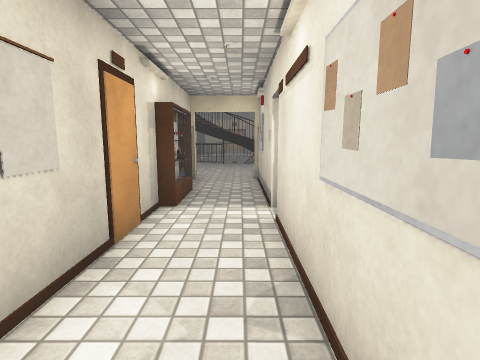
view 1 (above)

21 first-person views from a walk through a 3-D level made in the Unity game engine. The camera is 1.3 m above the floor, tilts 8° down and sees 80° across. The floor is counted in squares, 1 m on a side. Each view is taken from the middle of a square. On the plan, view 1 faces up. The plan holds only what a view shows up to about 13 squares ahead; the rest is blank. The place goes on beyond the plan. The player is left out. Door leaves are left out, so doorways stand open. Surface patterns are stand-ins for the level's own textures.

view 2
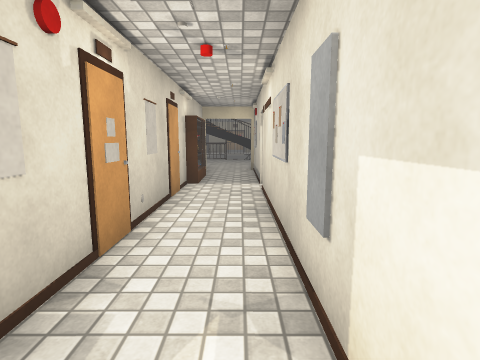

view 3
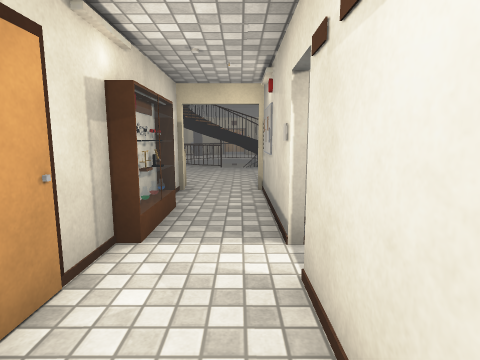

view 4
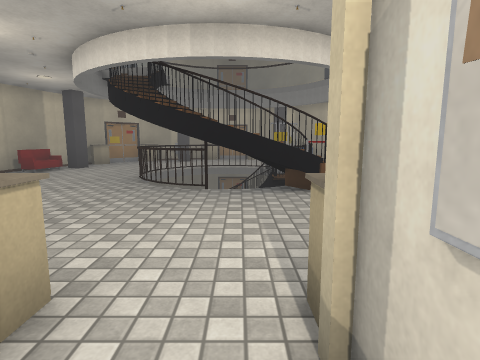

view 5
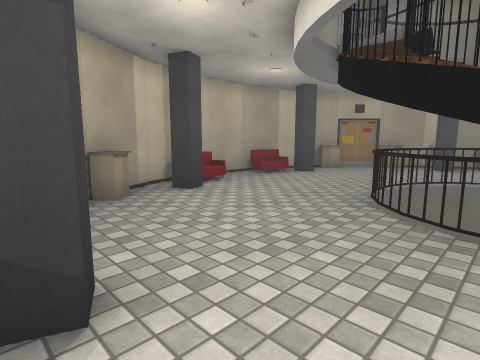

view 6
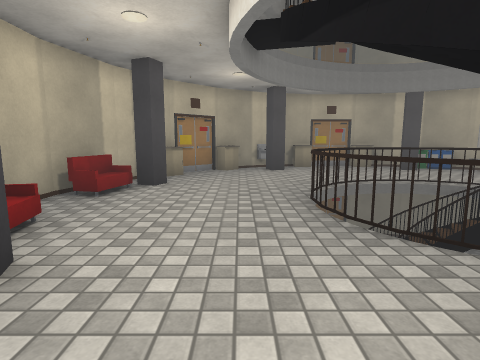

view 7
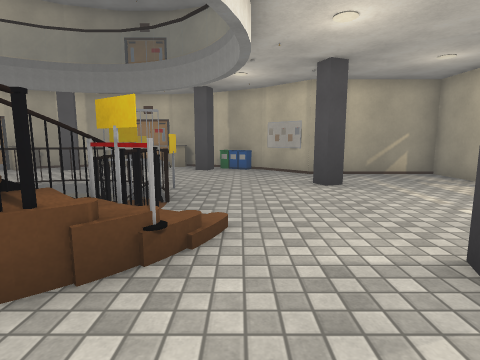

view 8
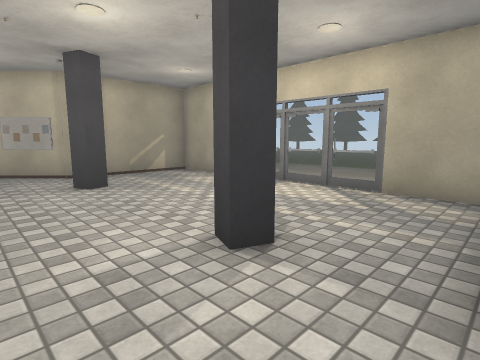

view 9
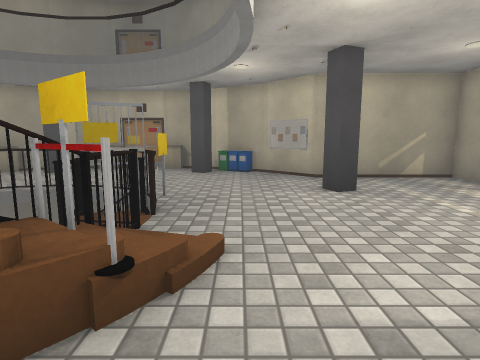

view 10
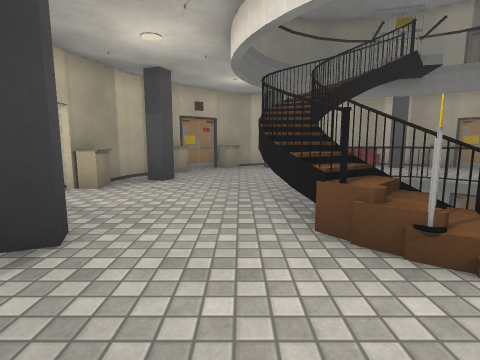

view 11
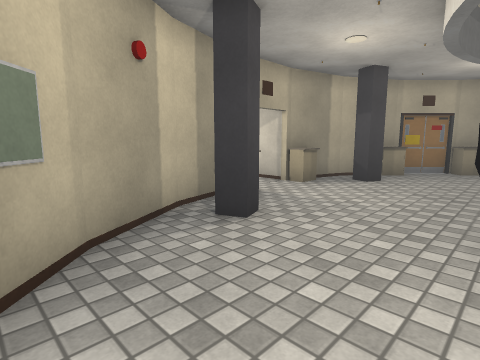

view 12
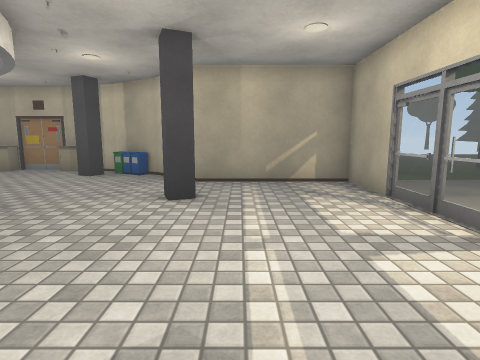

view 13
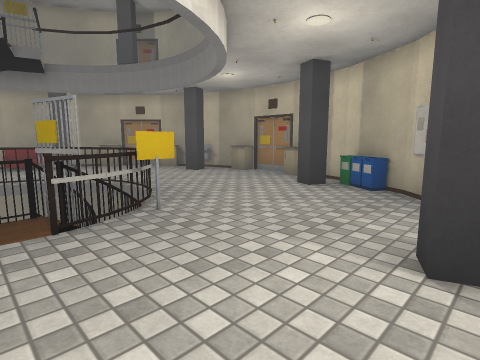

view 14
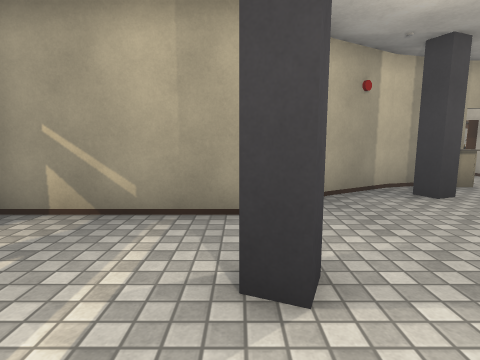

view 15
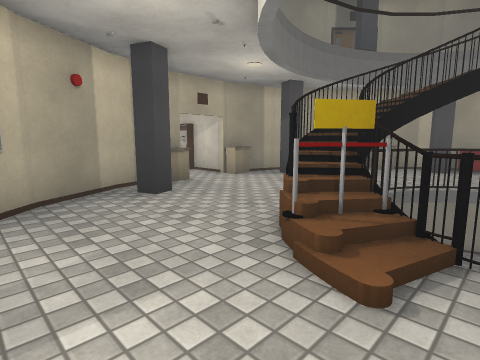

view 16
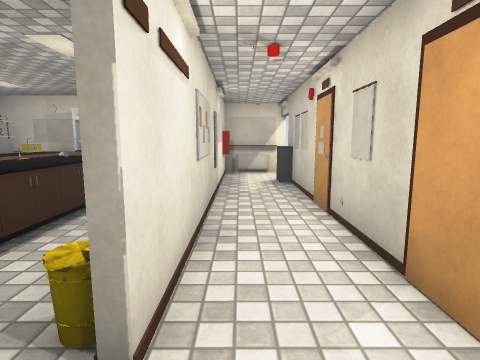

view 17
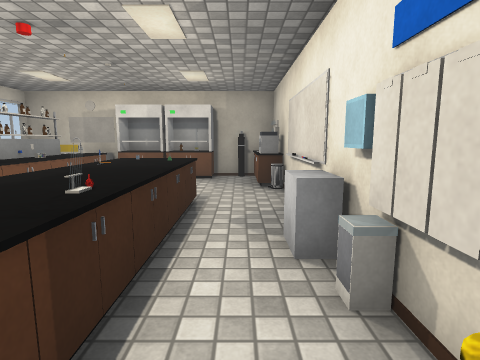

view 18
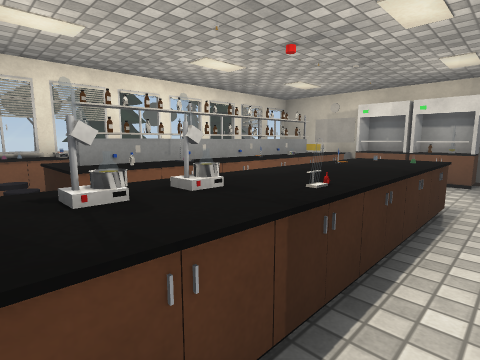

view 19
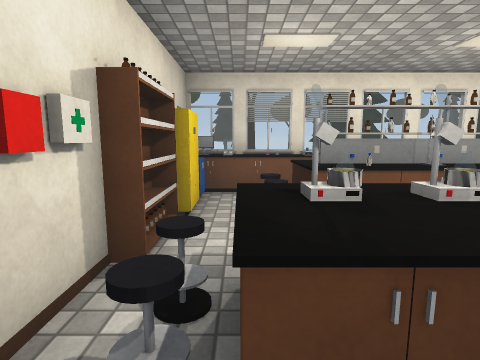

view 20
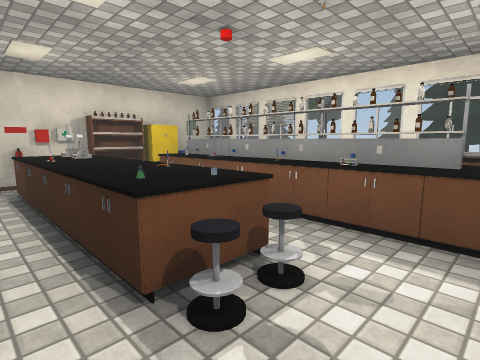

view 21
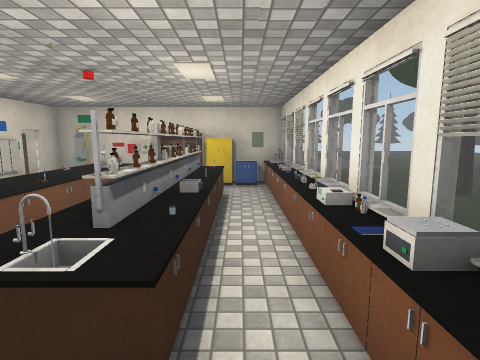

### Floor plan
Key: @ floor where view 1 was taken; # wall or solid block; x gap in a wall; . floor; / step, stairs or slope; D open door; = window, fence, low wall or low ledge; ^ raised ledge; v drop or lower ground; O other object.
Columns run from 10 left of view 1 to 13 right of it. Each row starts with its distance up from view 1.
 28          ###
 27       ##^..^###
 26     ####....#  #
 25    ##...........#
 24   ##.............######.
 23   #...................#.
 22  ###.............#....#.
 21  ###....=vv=#.........=.
 20 ##.....= vvvO.........=.
 19 #......v    O.........=
 18 #......v   vO.........=
 17 ##.....=    OO........=
 16  ###....xvvOOO...#....=
 15  ###....##^^O.........#
 14   #...................#
 13   ##.............######
 12    ##.##........#
 11     ####....####
 10      ###^DD^###
  9         #DD#
  8         #..#
  7         #=.##########
  6         #=.########^#
  5         #..D.OO..O.^#
  4         #..#.^^ O .^#  .
  3         #..#.^^ ^ . #
  2         #..#.^^ O^.^#
  1         #..#.^^ ^^.O#
  0         #.@#.^^.^^.^#
 -1         #..#.OO.O^.=#
 -2         #..#..O.^^.=#
 -3         ##.#....^^.O#
 -4         D###..     ^#
 -5          ###O  =#^/##
 -6         ######  #####

Where each view was taken, in squares from view 1:
view 1: 0 up, 0 right, facing up
view 2: 3 down, 0 right, facing up
view 3: 2 up, 0 right, facing up
view 4: 8 up, 0 right, facing up
view 5: 11 up, 1 left, facing up-left
view 6: 13 up, 5 left, facing up
view 7: 13 up, 4 right, facing up
view 8: 13 up, 4 right, facing up-right
view 9: 14 up, 4 right, facing up
view 10: 14 up, 6 right, facing left
view 11: 15 up, 6 right, facing down-left
view 12: 15 up, 8 right, facing up
view 13: 18 up, 7 right, facing up-left
view 14: 18 up, 7 right, facing down
view 15: 18 up, 6 right, facing down-left
view 16: 6 up, 0 right, facing down
view 17: 5 up, 2 right, facing down
view 18: 5 up, 2 right, facing down-right
view 19: 5 up, 2 right, facing right
view 20: 3 down, 2 right, facing up-right
view 21: 5 down, 8 right, facing up
